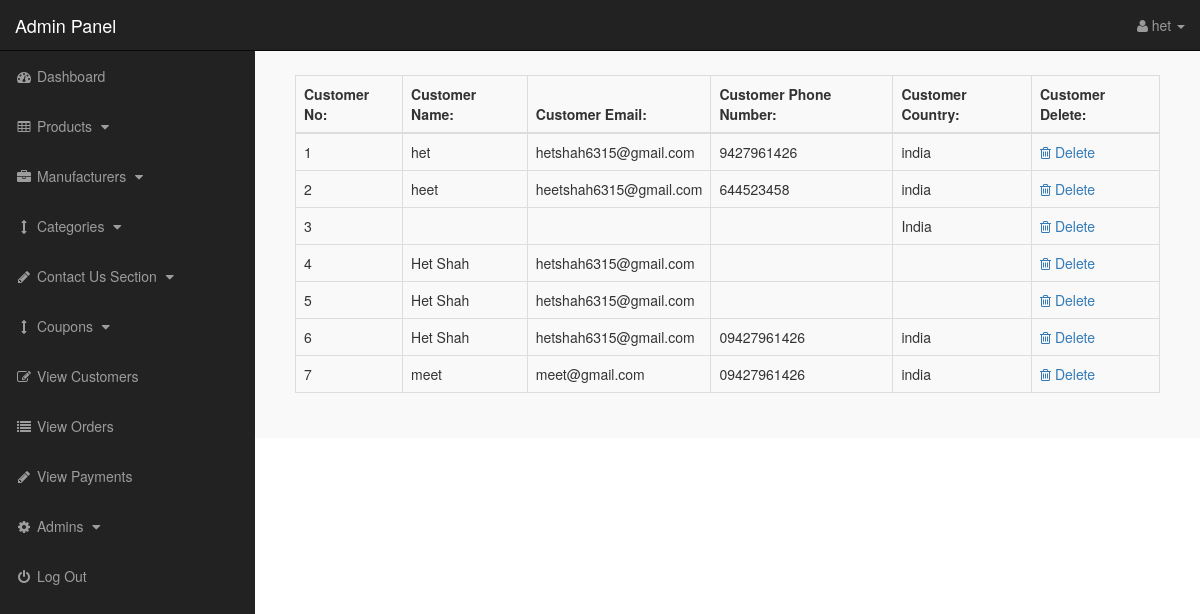
Page /admin/index.php?view_customers (signed in) on the earlier database version.
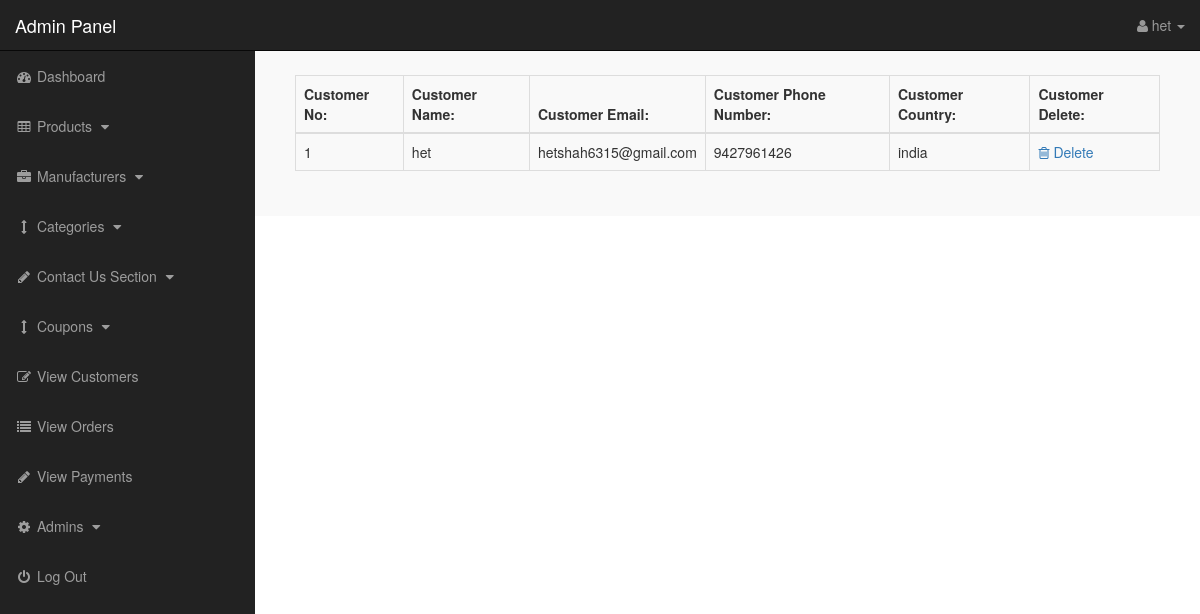
Same page on the later database version.
### tables this page shows
CREATE TABLE `customers` (
  `customer_id` int(10) NOT NULL,
  `customer_name` varchar(255) NOT NULL,
  `customer_pass` varchar(11) NOT NULL,
  `customer_email` varchar(255) NOT NULL,
  `customer_country` text NOT NULL,
  `customer_city` text NOT NULL,
  `state` varchar(100) NOT NULL,
  `zip_code` varchar(20) NOT NULL,
  `customer_contact` varchar(255) NOT NULL,
  `phone_number` varchar(20) NOT NULL,
  `customer_address` text NOT NULL,
  `created_at` timestamp NOT NULL DEFAULT current_timestamp(),
  `updated_at` timestamp NOT NULL DEFAULT current_timestamp() ON UPDATE current_timestamp()
);

### admin/view_customers.php (the view)
<?php
if (!isset($_SESSION['admin_email'])) {
    echo "<script>window.open('../login.php','_self')</script>";
} else {
?>
    <div class="panel-body">
        <div class="table-responsive">
            <table class="table table-bordered table-hover table-striped">
                <thead>
                    <tr>
                        <th>Customer No:</th>
                        <th>Customer Name:</th>
                        <th>Customer Email:</th>
                        <th>Customer Phone Number:</th>
                        <th>Customer Country:</th>
                        <th>Customer Delete:</th>
                    </tr>
                </thead>
                <tbody>
                    <?php
                    $i = 0;
                    $get_c = "select * from customers";
                    $run_c = mysqli_query($con, $get_c);
                    while ($row_c = mysqli_fetch_array($run_c)) {
                        $c_id = $row_c['customer_id'];
                        $c_name = $row_c['customer_name'];
                        $c_email = $row_c['customer_email'];
                        $c_contact = $row_c['customer_contact'];
                        $c_country = $row_c['customer_country'];
                        $i++;
                    ?>
                        <tr>
                            <td><?php echo $i; ?></td>
                            <td><?php echo $c_name; ?></td>
                            <td><?php echo $c_email; ?></td>
                            <td><?php echo $c_contact; ?></td>
                            <td><?php echo $c_country; ?></td>
                            <td>
                                <a href="index.php?customer_delete=<?php echo $c_id; ?>">
                                    <i class="fa fa-trash-o"></i> Delete
                                </a>
                            </td>
                        </tr>
                    <?php } ?>
                </tbody>
            </table>
        </div>
    </div>
    </div>
    </div>
    </div>
<?php } ?>

### admin/includes/sidebar.php (shortened to what the changed rows need)
<?php
if (!isset($_SESSION['admin_email'])) {
    echo "<script>window.open('login.php','_self')</script>";
} else {
?>
    <nav class="navbar navbar-inverse navbar-fixed-top">
        <div class="navbar-header">
            <a class="navbar-brand" href="index.php?dashboard">Admin Panel</a>
        </div>
        <ul class="nav navbar-right top-nav">
            <li class="dropdown">
                <a href="#" class="dropdown-toggle" data-toggle="dropdown">
                    <i class="fa fa-user"></i>
                    <?php echo $admin_name; ?> <b class="caret"></b>
                </a>
            </li>
        </ul>
        <div class="collapse navbar-collapse navbar-ex1-collapse">
            <ul class="nav navbar-nav side-nav">
                <li>
                    <a href="index.php?dashboard">
                        <i class="fa fa-fw fa-dashboard"></i> Dashboard
                    </a>
                </li>
                <li>
                    <a href="#" data-toggle="collapse" data-target="#products">
                        <i class="fa fa-fw fa-table"></i> Products
                        <i class="fa fa-fw fa-caret-down"></i>
                    </a>
                </li>
                <li>
                    <a href="#" data-toggle="collapse" data-target="#manufacturers">
                        <i class="fa fa-fw fa-briefcase"></i> Manufacturers
                        <i class="fa fa-fw fa-caret-down"></i>
                    </a>
                </li>
                <li>
                    <a href="#" data-toggle="collapse" data-target="#cat">
                        <i class="fa fa-fw fa-arrows-v"></i> Categories
                        <i class="fa fa-fw fa-caret-down"></i>
                    </a>
                </li>
                <li>
                    <a href="#" data-toggle="collapse" data-target="#contact_us">
                        <i class="fa fa-fw fa-pencil"> </i> Contact Us Section
                        <i class="fa fa-fw fa-caret-down"></i>
                    </a>
                </li>
                <li>
                    <a href="#" data-toggle="collapse" data-target="#coupons">
                        <i class="fa fa-fw fa-arrows-v"></i> Coupons
                        <i class="fa fa-fw fa-caret-down"></i>
                    </a>
                </li>
                <li>
                    <a href="index.php?view_customers">
                        <i class="fa fa-fw fa-edit"></i> View Customers
                    </a>
                </li>
                <li>
                    <a href="index.php?view_orders">
                        <i class="fa fa-fw fa-list"></i> View Orders
                    </a>
                </li>
                <li>
                    <a href="index.php?view_payments">
                        <i class="fa fa-fw fa-pencil"></i> View Payments
                    </a>
                </li>
                <li>
                    <a href="#" data-toggle="collapse" data-target="#users">
                        <i class="fa fa-fw fa-gear"></i> Admins
                        <i class="fa fa-fw fa-caret-down"></i>
                    </a>
                </li>
                <li>
                    <a href="logout.php">
                        <i class="fa fa-fw fa-power-off"></i> Log Out
                    </a>
                </li>
            </ul>
        </div>
    </nav>
<?php } ?>

Differences in the rows shown:
removed customers: customer_name "heet", customer_email "heetshah6315@gmail.com", customer_contact "644523458", customer_country "india"
removed customers: customer_country "India"
removed customers: customer_name "Het Shah", customer_email "hetshah6315@gmail.com"
removed customers: customer_name "Het Shah", customer_email "hetshah6315@gmail.com"
removed customers: customer_name "Het Shah", customer_email "hetshah6315@gmail.com", customer_contact "09427961426", customer_country "india"
removed customers: customer_name "meet", customer_email "meet@gmail.com", customer_contact "09427961426", customer_country "india"
